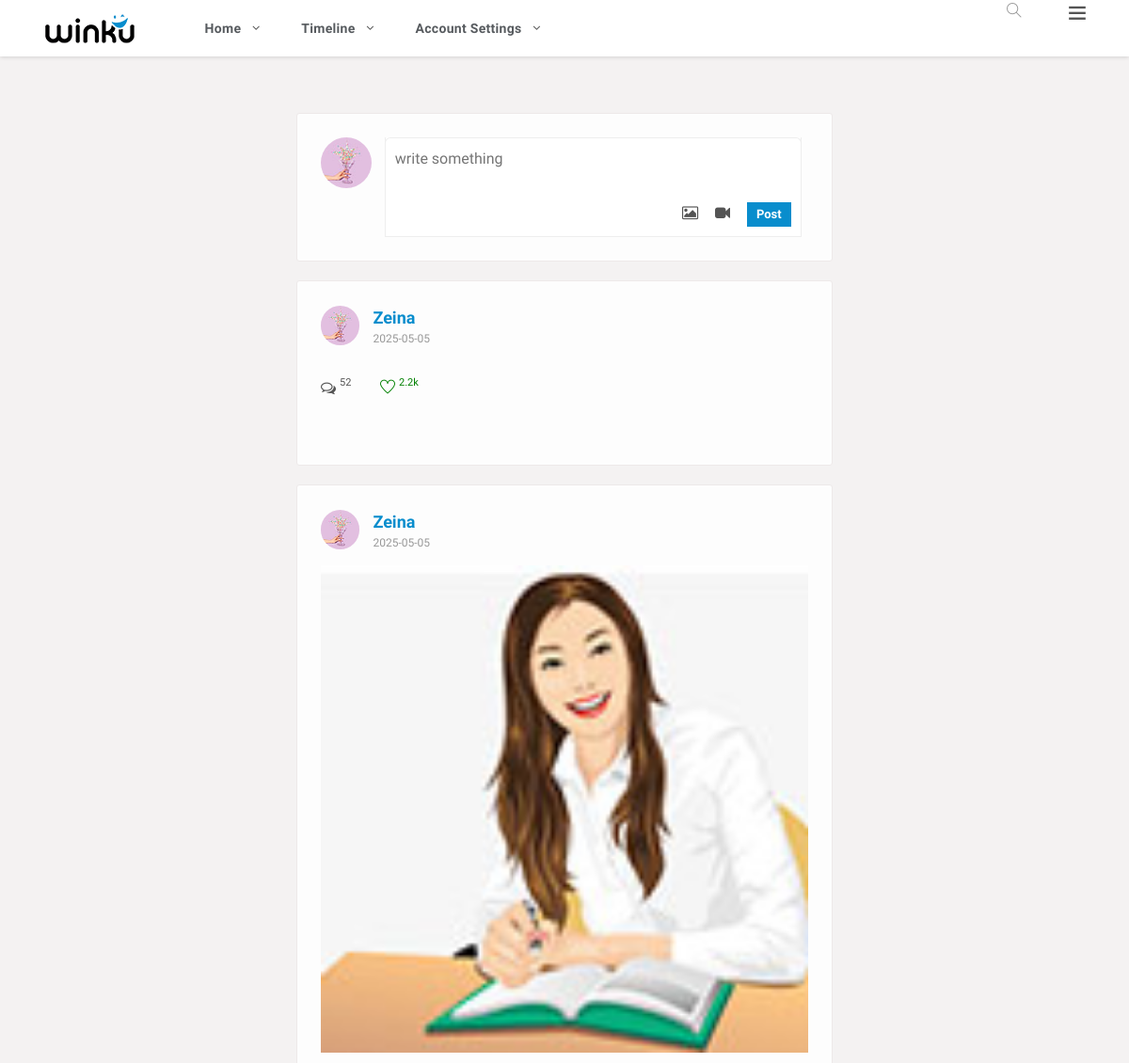
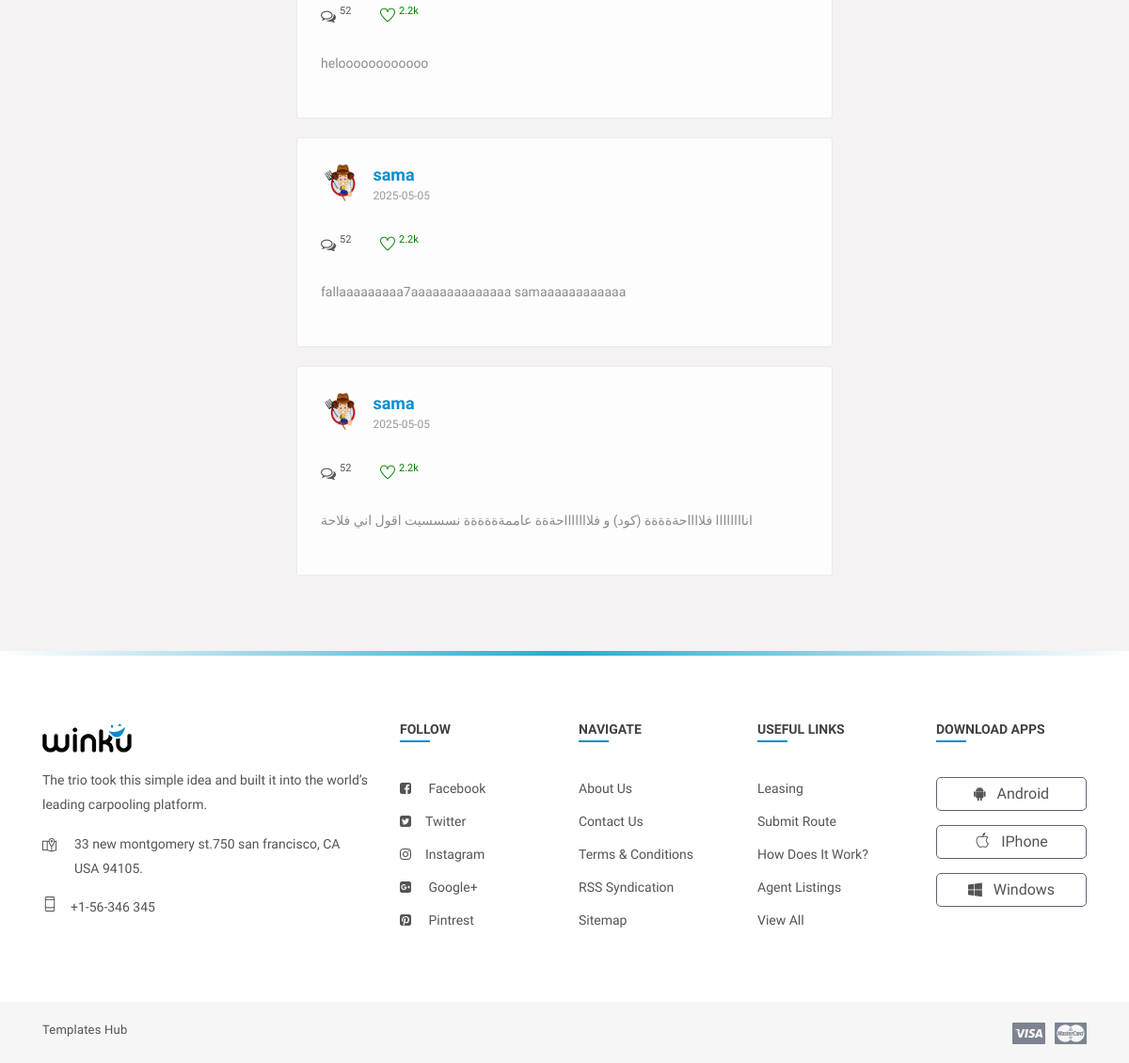
Screenshot of /linkedIn/Views/Home/index.php (signed in) with the database file from the repository (2 pictures, top to bottom).
### tables this page shows
CREATE TABLE `users` (
  `id` int(11) NOT NULL,
  `name` varchar(50) NOT NULL,
  `username` varchar(50) NOT NULL,
  `email` varchar(50) NOT NULL,
  `password` varchar(50) NOT NULL,
  `createdAt` date NOT NULL DEFAULT current_timestamp(),
  `profilePhoto` varchar(255) NOT NULL,
  `isEmployer` tinyint(1) NOT NULL DEFAULT 0,
  `isPremium` tinyint(1) NOT NULL DEFAULT 0,
  `coverPhoto` varchar(255) NOT NULL DEFAULT '../../Assets/images/resources/timeline-1.jpg',
  `connectionCount` int(11) NOT NULL DEFAULT 0
);

CREATE TABLE `posts` (
  `id` int(11) NOT NULL,
  `content` varchar(255) NOT NULL,
  `imagePath` varchar(255) NOT NULL,
  `createdAt` date NOT NULL DEFAULT current_timestamp(),
  `userId` int(11) NOT NULL
);

### linkedIn/Controllers/DBController.php (called while the page is built, shortened)
<?php
class DBController
{
    public $dbHost = "localhost";
    public $dbUser = "root";
    public $dbPassword = "";
    public $dbName = "linkedin";
    public $connection;
    public function __construct() {
        try {
            $this->connection = new mysqli($this->dbHost, $this->dbUser, $this->dbPassword, $this->dbName);
        } catch (Exception $e) {
            error_log("Error in DBController: " . $e->getMessage());
            throw $e;
        }
    }
    public function openConnection()
    {
        $this->connection = new mysqli($this->dbHost, $this->dbUser, $this->dbPassword, $this->dbName);
        if ($this->connection->connect_error) {
            echo "Error in Connection : " . $this->connection->connect_error;
            return false;
        } else {
            return true;
        }
    }
    public function select($qry)
    {
        $result = $this->connection->query($qry);
        if (!$result) {
            echo "Error : " . mysqli_error($this->connection);
            return false;
        } else {
            return $result->fetch_all(MYSQLI_ASSOC);
        }
    }
}
?>

### linkedIn/Controllers/UserController.php (called while the page is built, shortened)
<?php
require_once '../../Controllers/DBController.php';
class UserController
{
    public function getUser($id)
    {
        $this->db = new DBController();
        if ($this->db->openConnection()) {
            $query = "select * from users where id = $id";
            $result = $this->db->select($query);
            if (count($result) > 0) {
                $user = new User();
                $user->id = $result[0]['id'];
                $user->name = $result[0]['name'];
                $user->email = $result[0]['email'];
                $user->profilePhoto = $result[0]['profilePhoto'];
                $user->username = $result[0]['username'];
                $user->password = $result[0]['password'];
                $user->coverPhoto = '../../Assets/images/resources/timeline-1.jpg';
                $user->connectionCount = $result[0]['connectionCount'];
                $user->isPremium = $result[0]['isPremium'];
                $user->isEmployer = $result[0]['isEmployer'];
                return $user;
            }
            return false;
        }
        return false;
    }
}
?>

### linkedIn/Controllers/PostController.php (called while the page is built, shortened)
<?php
require_once '../../Controllers/DBController.php';
class postController
{
    public function getAllPosts()
    {
        $this->db = new DBController();
        if ($this->db->openConnection()) {
            $query = "SELECT posts.id, posts.content, posts.createdAt ,posts.imagePath,posts.userId ,
                        users.name AS authorName, users.profilePhoto AS authorImage
                FROM posts
                JOIN users ON posts.userId = users.id ORDER BY createdAt DESC";
            return $this->db->select($query);
        } else {
            echo "Error in Database Connection";
            return false;
        }
    }
}

### linkedIn/Views/Home/index.php (the view, shortened to what this page needs)
<?php
require_once '../../Controllers/PostController.php';
require_once '../../Controllers/UserController.php';
$postController = new postController();
$posts = $postController->getAllPosts();
?>
<!DOCTYPE html>
<html lang="en">
<head>
    <link rel="stylesheet" href="../../Assets/css/main.min.css">
    <link rel="stylesheet" href="../../Assets/css/style.css">
    <link rel="stylesheet" href="../../Assets/css/color.css">
    <link rel="stylesheet" href="../../Assets/css/responsive.css">
</head>
<body>
    <div class="theme-layout">
        <?php require_once '../shared/header.php' ?>
        <section>
            <div class="gap gray-bg">
                <div class="container-fluid">
                    <div class="row">
                        <div class="col-lg-12">
                            <div class="row" id="page-contents">
                                <div class="col-lg-3">
                                </div>
                                <div class="col-lg-6">
                                    <div class="central-meta">
                                        <div class="new-postbox">
                                            <figure>
                                                <img src="<?php echo $user->profilePhoto ?>" alt="">
                                            </figure>
                                            <div class="newpst-input">
                                                <form method="post" action="index.php" enctype="multipart/form-data">
                                                    <textarea rows="2" name="content" placeholder="write something"></textarea>
                                                    <div class="attachments">
                                                        <ul>
                                                            <li>
                                                                <i class="fa fa-image"></i>
                                                            </li>
                                                            <li>
                                                                <i class="fa fa-video-camera"></i>
                                                            </li>
                                                            <li>
                                                                <button type="submit">Post</button>
                                                            </li>
                                                        </ul>
                                                    </div>
                                                </form>
                                            </div>
                                        </div>
                                    </div>
                                    <?php if (!empty($posts)): ?>
                                        <?php foreach ($posts as $post): ?>
                                                <div class="central-meta item">
                                                    <div class="user-post">
                                                        <div class="friend-info">
                                                            <figure>
                                                                <img src="<?php echo $post['authorImage'] ?>" alt="">
                                                            </figure>
                                                            <div class="friend-name">
                                                                <ins><a href="../Timeline/timeline.php" title=""><?php echo htmlspecialchars($post['authorName']); ?></a></ins>
                                                                <span><?php echo htmlspecialchars($post['createdAt']); ?></span>
                                                            </div>
                                                            <div class="post-meta">
                                                                <img src="<?php echo $post['imagePath'] ?>" alt="">
                                                                <div class="we-video-info">
                                                                    <ul>
                                                                        <li>
                                                                            <span class="comment" data-toggle="tooltip" title="Comments">
                                                                                <i class="fa fa-comments-o"></i>
                                                                                <ins>52</ins>
                                                                            </span>
                                                                        </li>
                                                                        <li>
                                                                            <span class="like" data-toggle="tooltip" title="like">
                                                                                <i class="ti-heart"></i>
                                                                                <ins>2.2k</ins>
                                                                            </span>
                                                                        </li>
                                                                    </ul>
                                                                </div>
                                                                <div class="description">
                                                                    <p>
                                                                        <?php echo htmlspecialchars($post['content']); ?>
                                                                    </p>
                                                                </div>
                                                            </div>
                                                        </div>
                                                    </div>
                                                </div>
                                        <?php endforeach; ?>
                                    <?php else: ?>
                                        <p>No posts found.</p>
                                    <?php endif; ?>
                                </div>
                            </div>
                        </div>
                    </div>
                </div>
        </section>
            <?php require_once '../shared/footer.php'; ?>
</body>
</html>

### rows the page displays
users: profilePhoto (picture)
posts: userId.profilePhoto (picture), userId.name "Zeina", createdAt "2025-05-05"
posts: userId.profilePhoto (picture), userId.name "Zeina", createdAt "2025-05-05", imagePath (picture), content "heloooooooooooo"
posts: userId.profilePhoto (picture), userId.name "sama", createdAt "2025-05-05", content "fallaaaaaaaaa7aaaaaaaaaaaaaa samaaaaaaaaaaaa"
posts: userId.profilePhoto (picture), userId.name "sama", createdAt "2025-05-05", content "اناااااااا فلااااحةةةةة (كود) و فلاااااااحةةة عاممةةةةةة نسسسيت اقول اني فلاحة"
